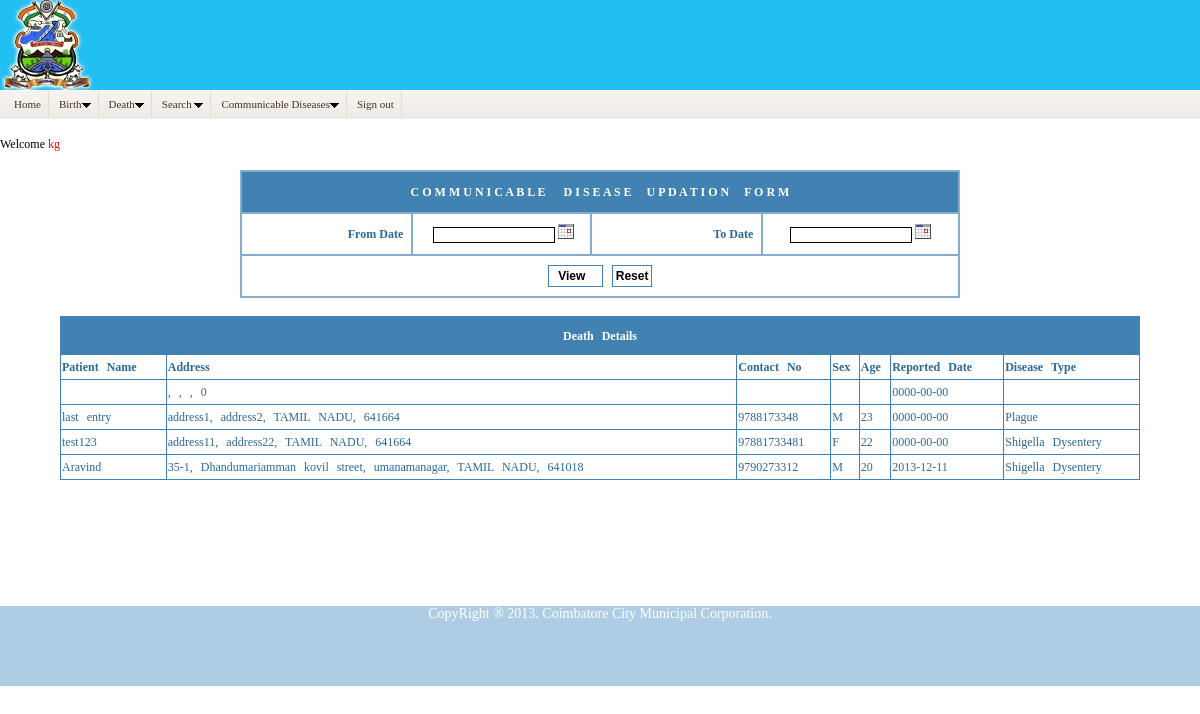
Page /commu_report.php (signed in) on the committed database.
### tables this page shows
CREATE TABLE IF NOT EXISTS `commdiseases` (
  `PATIENT_CODE` int(11) NOT NULL auto_increment,
  `PATIENT_NAME` varchar(200) default NULL,
  `PATIENT_TAMIL_NAME` varchar(500) default NULL,
  `PAT_ADDR1` varchar(200) default NULL,
  `PAT_ADDR1T` varchar(400) default NULL,
  `PAT_ADDR2` varchar(200) default NULL,
  `PAT_ADDR2T` varchar(400) default NULL,
  `PAT_ADDR3` varchar(20) default NULL,
  `PAT_ADDR3T` varchar(20) default NULL,
  `PAT_ADDR4` int(6) default NULL,
  `PAT_ADDR4T` int(6) default NULL,
  `CONTACT_NO` varchar(20) default NULL,
  `SEX` varchar(20) default NULL,
  `AGE` varchar(20) default NULL,
  `DATE_OF_REPORTING` date default NULL,
  `DISEASE_TYPE` varchar(20) default NULL,
  `ENTRY_BY` varchar(100) default NULL,
  `ENTRY_DATE` date default NULL,
  `SEXT` varchar(20) default NULL,
  `DISEASE_TYPE_TAMIL` varchar(20) default NULL,
  `PATIENT_TYPE` varchar(10) default NULL,
  `PATIENT_TYPE_TAMIL` varchar(10) default NULL,
  PRIMARY KEY  (`PATIENT_CODE`)
);

CREATE TABLE IF NOT EXISTS `bdstatedet` (
  `id` int(11) NOT NULL auto_increment,
  `STATE_CODE` varchar(2) NOT NULL,
  `STATE_NAME` varchar(40) default NULL,
  `STATE_ENTBY` varchar(8) default NULL,
  `STATE_ENTDT` date default NULL,
  `STATE_AUTHBY` varchar(8) default NULL,
  `STATE_STATUS` varchar(1) default NULL,
  `STATE_TAMIL_NAME` varchar(128) default NULL,
  PRIMARY KEY  (`id`)
);

CREATE TABLE IF NOT EXISTS `commdiseasedet` (
  `id` int(11) NOT NULL auto_increment,
  `DISEASE_CODE` int(11) NOT NULL,
  `DISEASE_NAME` varchar(200) default NULL,
  `DISEASE_TAMIL_NAME` varchar(500) default NULL,
  `ENTRY_BY` varchar(100) default NULL,
  `ENTRY_DATE` date default NULL,
  PRIMARY KEY  (`id`)
);

### commu_report.php (the view, shortened to what this page needs)
<!DOCTYPE html PUBLIC "-//W3C//DTD XHTML 1.0 Transitional//EN" "http://www.w3.org/TR/xhtml1/DTD/xhtml1-transitional.dtd">
<html xmlns="http://www.w3.org/1999/xhtml">
<head>
</head>
<body>
<?php
include("home.php");
?>
<div style="width:100%;" align="center"><br />
<form action="commu_report.php" method="post">
<table width="60%" border="0" align="center" id="tblBirthDet" class="tableStyle">
	  <tbody><tr height="40">
		<td colspan="8" class="title">C O M M U N I C A B L E&nbsp;&nbsp;&nbsp;&nbsp;&nbsp;&nbsp;D I S E A S E&nbsp;&nbsp;&nbsp;&nbsp;&nbsp;U P D A T I O N&nbsp;&nbsp;&nbsp;&nbsp;&nbsp;F O R M</td>
	  </tr>
	  <tr height="40">
		<td align="right" nowrap="" width="15%"><b>From Date</b>&nbsp;</td>
		<td width="10%" align="center">&nbsp;<input type="text" maxlength="4" size="15" readonly="readonly" required name="from_date" id="from_date" value="<?php echo $_POST['from_date']; ?>">
        				<a href="javascript:NewCal('from_date','ddMMMyyyy',false,24)">
		    	            <img src="images/cal.gif" width="16" height="16" border="0" alt="Pick a date">
	            		</a>
                	</td>
		<td align="right" nowrap="" width="15%"><b>To Date</b>&nbsp;</td>
		<td align="center" width="15%"><input type="text" maxlength="10" size="15" required name="to_date" readonly="readonly" id="to_date" value="<?php echo $_POST['to_date']; ?>">
        		<a href="javascript:NewCal('to_date','ddMMMyyyy',false,24)">
    	            <img src="images/cal.gif" width="16" height="16" border="0" alt="Pick a date">
	            </a></td>
	  </tr>
	  <tr height="40">
		  <td colspan="8" align="center">
			<input type="submit" name="search" class="mainoption" value="&nbsp;&nbsp;View&nbsp;&nbsp;  ">&nbsp;&nbsp;
			<input type="reset" class="mainoption" name="Reset" value="Reset">
		</td>
	  </tr>
	</tbody></table>
</form>
<br />
<table border="1" cellspacing="0" cellpadding="5" class="mt" align="center" bordercolor="#4282B2" style="width:90%;">
<tr>
	<td height="35" colspan="35"  align="center" style="background-color:#4282B2;">
    	<p><strong style="color:#FFF;">Death Details</strong></p>
    </td>
</tr>
<tr>
	<td><strong>Patient Name</strong></td>
    <td><strong>Address</strong></td>
    <td><strong>Contact No</strong> </td>
    <td><strong>Sex</strong></td>
    <td><strong>Age</strong></td>
    <td><strong>Reported Date</strong></td>
    <td><strong>Disease Type</strong></td>
</tr>
<?php
if(isset($_POST['search']))
{
	$from_date = date('Y-m-d', strtotime($_POST['from_date']));
	$to_date = date('Y-m-d', strtotime($_POST['to_date']));
		$query	= mysql_query("select  PATIENT_CODE, PATIENT_NAME, PAT_ADDR1, PAT_ADDR1T, PAT_ADDR2, PAT_ADDR2T, PAT_ADDR3, PAT_ADDR3T, PAT_ADDR4, PAT_ADDR4T, CONTACT_NO, SEX, AGE, DATE_OF_REPORTING, DISEASE_TYPE FROM ".commdiseases_table." WHERE DATE_OF_REPORTING >= '".$from_date."' AND DATE_OF_REPORTING <='".$to_date."'");
}
else
{
	$query	= mysql_query("select  PATIENT_CODE, PATIENT_NAME, PAT_ADDR1, PAT_ADDR1T, PAT_ADDR2, PAT_ADDR2T, PAT_ADDR3, PAT_ADDR3T, PAT_ADDR4, PAT_ADDR4T, CONTACT_NO, SEX, AGE, DATE_OF_REPORTING, DISEASE_TYPE FROM ".commdiseases_table." ");
}
while($rows=mysql_fetch_array($query))
{
 	$dis_dtl = mysql_query("SELECT * FROM ".diseasestype_table." WHERE DISEASE_CODE='".$rows['DISEASE_TYPE']."'");
	$drows = mysql_fetch_array($dis_dtl);
	$disease=$drows['DISEASE_NAME'];
	$sta_dtl = mysql_query("SELECT STATE_NAME FROM ".state_table." WHERE STATE_CODE='".$rows['PAT_ADDR3']."'");
	$drows = mysql_fetch_array($sta_dtl);
	$state=$drows['STATE_NAME'];
?>
<tr>
	<td><?php echo $rows['PATIENT_NAME'];?></td>
	<td><?php echo $rows['PAT_ADDR1'].", ".$rows['PAT_ADDR2'].", ".$state.", ".$rows['PAT_ADDR4'];?></td>
	<td><?php echo $rows['CONTACT_NO'];?></td>
	<td><?php echo $rows['SEX'];?></td>
	<td><?php echo $rows['AGE'];?></td>
	<td><?php echo $rows['DATE_OF_REPORTING'];?></td>
    <td><?php echo $disease;?></td>
</tr>
<?php }?>
</table>
</div>
<br />
<br /><br />
<br /><br />
<br /><br />
<div id="footer"> CopyRight ® 2013. Coimbatore City Municipal Corporation. </div>
</body>
</html>

### css/chromestyle.css (style rules this page uses)
* { margin: 0; padding: 0; }
table.mt { border-width: 1px; border-spacing:2px; border-style: solid; border-color: #4282B2; border-collapse: collapse; background-color: transparent; }
table.mt td { border-width: 1px; padding: 1px; word-spacing:5px; border-style: solid; border-color: #4282B2; vertical-align:middle; }
td { color: #2B6998; font-family: tahoma; font-size: 12px; line-height: 22px; }
a { text-decoration:none; font-size:11px; }
#footer { background: none repeat scroll 0 0 #AECDE4; color: #FFFFFF; font-size: 14px; font:Arial, Helvetica, sans-serif; bottom:0; width:100%; height:80px; text-align:center; }

### commu_report.php (style rules this page uses)
.tableStyle { background: none repeat scroll 0 0 #83AECE; }
.tableStyle .title { background: none repeat scroll 0 0 #4282B2; color: #FFFFFF; font-weight: bold; text-align: center; }
.tableStyle td { background: none repeat scroll 0 0 #FFFFFF; padding: 5px; }
TD { color: #000000; font-size: 12px; }
.mainoption { background: url("images/menu-bg-H.jpg") repeat-x scroll 0 0 rgba(0, 0, 0, 0); border: 2px solid #4282B2; color: #000000; font-weight: normal; padding: 3px; }
.mainoption { border-width: 1px; color: #000000; font-weight: bold; }
INPUT { border-color: #000000; border-style: ridge; border-width: 1px; color: #000000; font: 12px Verdana,Arial,Helvetica,sans-serif; }

### rows in the picture
commdiseases: PAT_ADDR4 "0", DATE_OF_REPORTING "0000-00-00"
commdiseases: PATIENT_NAME "last entry", PAT_ADDR1 "address1", PAT_ADDR2 "address2", bdstatedet.STATE_NAME "TAMIL NADU", PAT_ADDR4 "641664", CONTACT_NO "9788173348", SEX "M", AGE "23", DATE_OF_REPORTING "0000-00-00", commdiseasedet.DISEASE_NAME "Plague"
commdiseases: PATIENT_NAME "test123", PAT_ADDR1 "address11", PAT_ADDR2 "address22", bdstatedet.STATE_NAME "TAMIL NADU", PAT_ADDR4 "641664", CONTACT_NO "97881733481", SEX "F", AGE "22", DATE_OF_REPORTING "0000-00-00", commdiseasedet.DISEASE_NAME "Shigella Dysentery"
commdiseases: PATIENT_NAME "Aravind", PAT_ADDR1 "35-1, Dhandumariamman kovil street", PAT_ADDR2 "umanamanagar", bdstatedet.STATE_NAME "TAMIL NADU", PAT_ADDR4 "641018", CONTACT_NO "9790273312", SEX "M", AGE "20", DATE_OF_REPORTING "2013-12-11", commdiseasedet.DISEASE_NAME "Shigella Dysentery"

### other values in the picture
$_SESSION['username'] "kg"
